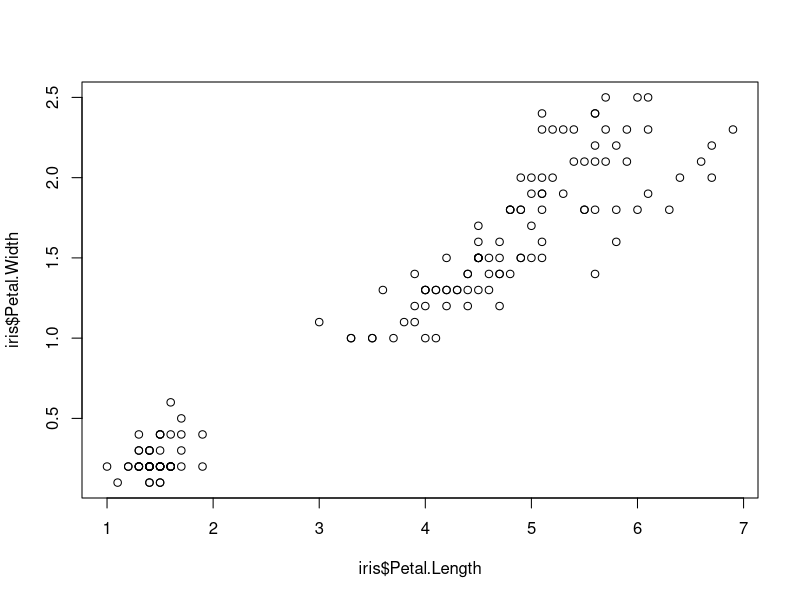
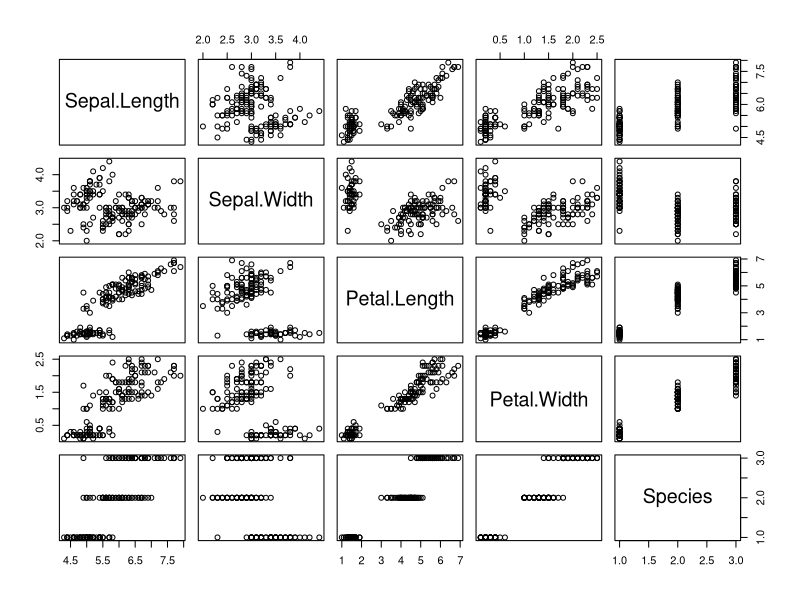

Reproduce these figures in R, in order.
# load built-in iris dataset
data(iris)

# visualize data in scatterplot
plot(iris$Petal.Length, iris$Petal.Width)

# pairplot
pairs(iris)

